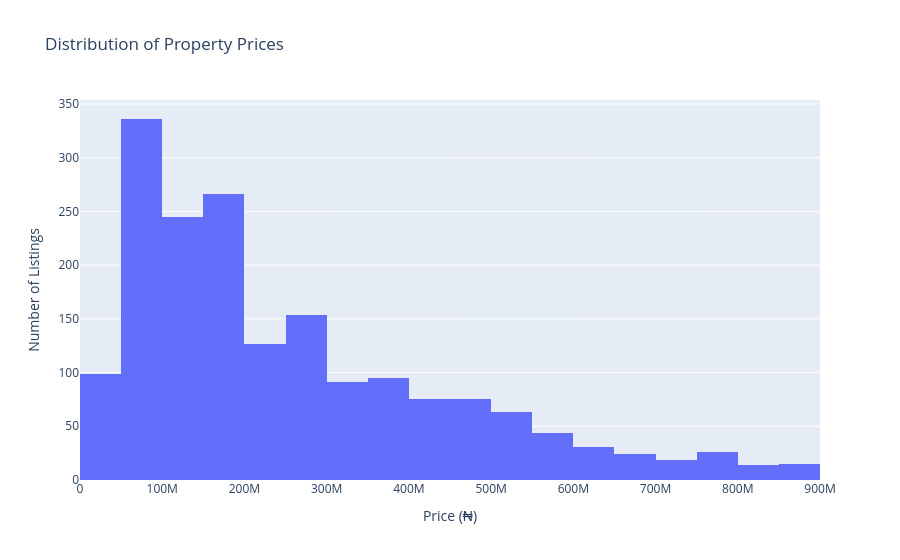

Write notebook code for a chart like this one.
### Code cell
fig3 = px.histogram(df, x='price', nbins=30, title="Distribution of Property Prices")
fig3.update_layout(xaxis_title='Price (₦)', yaxis_title='Number of Listings')
fig3.show()

### Figure 1 — Plotly figure (JSON) as saved in the notebook; plotly's stock layout.template omitted (floating-point values rounded to 4 significant figures; data arrays with more than 128 entries replaced by an {"elided": "..."} marker saying what was removed)
{"data": [{"bingroup": "x", "hovertemplate": "price=%{x}<br>count=%{y}<extra></extra>", "legendgroup": "", "marker": {"color": "#636efa", "pattern": {"shape": ""}}, "name": "", "nbinsx": 30, "orientation": "v", "showlegend": false, "type": "histogram", "x": {"elided": "1799 float values"}, "xaxis": "x", "yaxis": "y"}], "layout": {"barmode": "relative", "legend": {"tracegroupgap": 0}, "title": {"text": "Distribution of Property Prices"}, "xaxis": {"anchor": "y", "domain": [0, 1], "title": {"text": "Price (₦)"}}, "yaxis": {"anchor": "x", "domain": [0, 1], "title": {"text": "Number of Listings"}}}}
